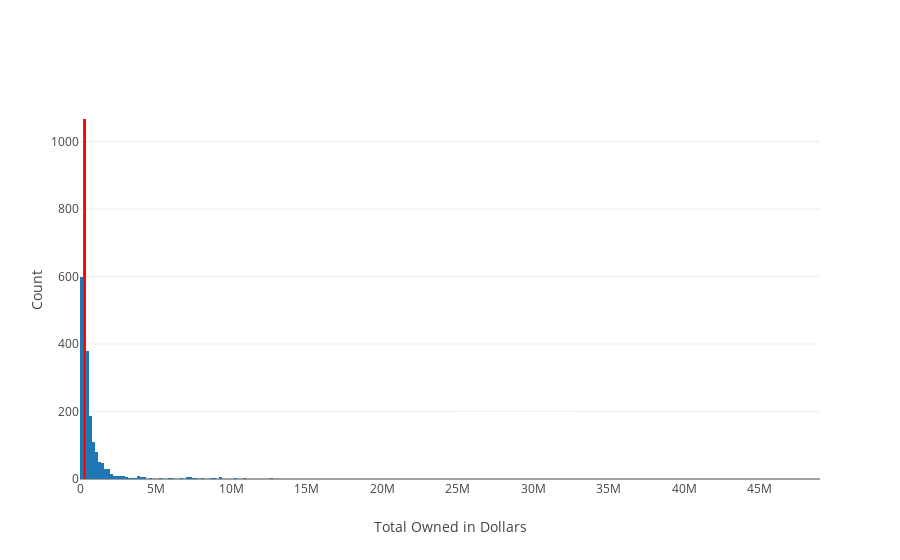

Notebook cell for this chart:
### Code cell
plotly_hist(report['total_value'], "Total Owned in Dollars", "Count", 1067)

### Figure 1 — Plotly figure (JSON) as saved in the notebook; plotly's stock layout.template omitted (floating-point values rounded to 4 significant figures; data arrays with more than 128 entries replaced by an {"elided": "..."} marker saying what was removed)
{"data": [{"type": "histogram", "uid": "67ef2b70-ffe4-471c-bdc1-968829949e8c", "x": {"elided": "2733 int values"}}], "layout": {"autosize": true, "shapes": [{"line": {"color": "red"}, "type": "line", "x0": 312200, "x1": 312200, "y0": 0, "y1": 1067}], "xaxis": {"autorange": true, "range": [-0.5, 49000000.0], "title": {"text": "Total Owned in Dollars"}, "type": "linear"}, "yaxis": {"autorange": true, "range": [-4.176, 1123.0], "title": {"text": "Count"}}}}
